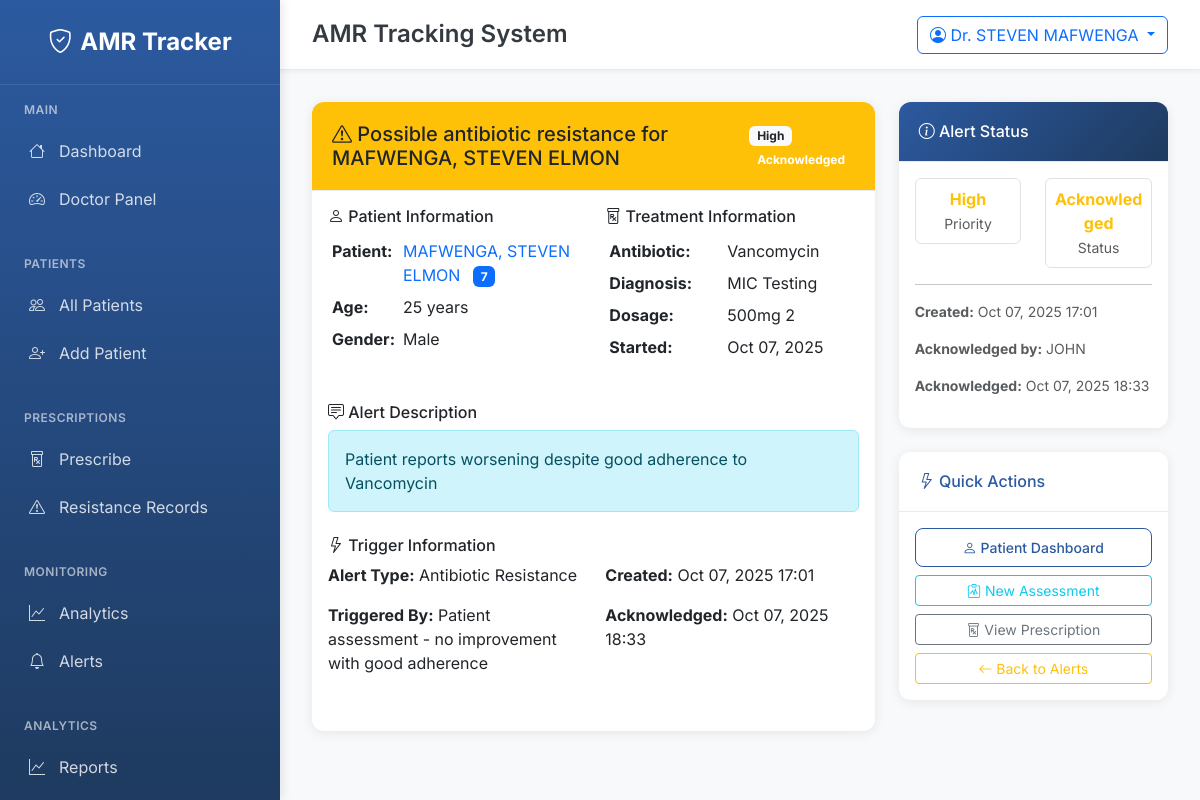
The page /alerts/11/ (signed in) on the database its author committed.
### amr_core/models.py (models this page shows, shortened)
class MedicineEffectivenessAlert(models.Model):
    ALERT_TYPE_CHOICES = [
        ('ineffective', 'Medicine Ineffective'),
        ('side_effects', 'Severe Side Effects'),
        ('resistance', 'Antibiotic Resistance'),
        ('adherence', 'Poor Adherence'),
        ('interaction', 'Drug Interaction'),
    ]
    PRIORITY_CHOICES = [
        ('low', 'Low'),
        ('medium', 'Medium'),
        ('high', 'High'),
        ('critical', 'Critical'),
    ]
    patient = models.ForeignKey(Patient, on_delete=models.CASCADE)
    prescription = models.ForeignKey(Prescription, on_delete=models.CASCADE)
    alert_type = models.CharField(max_length=20, choices=ALERT_TYPE_CHOICES)
    priority = models.CharField(max_length=10, choices=PRIORITY_CHOICES, default='medium')
    title = models.CharField(max_length=200)
    description = models.TextField()
    triggered_by = models.CharField(max_length=100, help_text="What triggered this alert")
    created_date = models.DateTimeField(auto_now_add=True)
    acknowledged_by = models.CharField(max_length=100, blank=True, null=True)
    acknowledged_date = models.DateTimeField(blank=True, null=True)
    status = models.CharField(max_length=20, choices=[
        ('active', 'Active'),
        ('acknowledged', 'Acknowledged'),
        ('resolved', 'Resolved'),
        ('dismissed', 'Dismissed'),
    ], default='active')
    recommended_alternatives = models.ManyToManyField(Antibiotic, blank=True, related_name='recommended_for')
    alternative_reasoning = models.TextField(blank=True, null=True)
    doctor_actions = models.TextField(blank=True, null=True, help_text="Actions taken by doctor")
    resolution_notes = models.TextField(blank=True, null=True)
    class Meta:
        ordering = ['-created_date', '-priority']

class Patient(models.Model):
    GENDER_CHOICES = [
        ('M', 'Male'),
        ('F', 'Female'),
        ('O', 'Other'),
    ]
    name = models.CharField(max_length=100)
    age = models.PositiveIntegerField(validators=[MinValueValidator(0), MaxValueValidator(150)])
    gender = models.CharField(max_length=1, choices=GENDER_CHOICES)
    phone = models.CharField(max_length=15, blank=True, null=True)
    email = models.EmailField(blank=True, null=True)
    medical_history = models.TextField(blank=True, null=True, help_text="JSON format or free text")
    allergies = models.TextField(blank=True, null=True)
    created_at = models.DateTimeField(auto_now_add=True)
    updated_at = models.DateTimeField(auto_now=True)
    class Meta:
        ordering = ['-created_at']

class Prescription(models.Model):
    STATUS_CHOICES = [
        ('active', 'Active'),
        ('completed', 'Completed'),
        ('cancelled', 'Cancelled'),
    ]
    doctor_name = models.CharField(max_length=100)
    patient = models.ForeignKey(Patient, on_delete=models.CASCADE)
    antibiotic = models.ForeignKey(Antibiotic, on_delete=models.CASCADE)
    diagnosis = models.TextField()
    dosage = models.CharField(max_length=100)
    frequency = models.CharField(max_length=100)
    duration = models.CharField(max_length=100, help_text="e.g., '7 days', '2 weeks'")
    date_prescribed = models.DateTimeField(auto_now_add=True)
    status = models.CharField(max_length=20, choices=STATUS_CHOICES, default='active')
    notes = models.TextField(blank=True, null=True)
    class Meta:
        ordering = ['-date_prescribed']

class Antibiotic(models.Model):
    ANTIBIOTIC_CLASSES = [
        ('penicillin', 'Penicillin'),
        ('cephalosporin', 'Cephalosporin'),
        ('fluoroquinolone', 'Fluoroquinolone'),
        ('macrolide', 'Macrolide'),
        ('tetracycline', 'Tetracycline'),
        ('aminoglycoside', 'Aminoglycoside'),
        ('sulfonamide', 'Sulfonamide'),
        ('carbapenem', 'Carbapenem'),
        ('other', 'Other'),
    ]
    name = models.CharField(max_length=100, unique=True)
    bacteria_targeted = models.CharField(max_length=200, help_text="Comma-separated list of targeted bacteria")
    class_type = models.CharField(max_length=50, choices=ANTIBIOTIC_CLASSES)
    description = models.TextField(blank=True, null=True)
    dosage_info = models.TextField(blank=True, null=True, help_text="Standard dosage information")
    contraindications = models.TextField(blank=True, null=True)
    created_at = models.DateTimeField(auto_now_add=True)
    class Meta:
        ordering = ['name']

### amr_core/views.py (the view, shortened to what this page needs)
# urls.py: path('alerts/<int:alert_id>/', views.alert_detail, name='alert_detail'),
@login_required
def alert_detail(request, alert_id):
    alert = get_object_or_404(MedicineEffectivenessAlert, id=alert_id)
    form = MedicineEffectivenessAlertForm(instance=alert)
    context = {
        'alert': alert,
        'form': form,
    }
    return render(request, 'amr_core/alert_detail.html', context)

### amr_core/templates/amr_core/alert_detail.html (shortened to what this page needs)
{% extends 'amr_core/base.html' %}
{% block content %}
<div class="row">
    <div class="col-lg-8">
        <div class="card mb-4">
            <div class="card-header d-flex justify-content-between align-items-center
                {% if alert.priority == 'critical' %}bg-danger text-white
                {% elif alert.priority == 'high' %}bg-warning text-dark
                {% elif alert.priority == 'medium' %}bg-info text-white
                {% else %}bg-secondary text-white{% endif %}">
                <h5 class="mb-0">
                    {% if alert.priority == 'critical' %}
                        <i class="bi bi-exclamation-triangle-fill"></i>
                    {% elif alert.priority == 'high' %}
                        <i class="bi bi-exclamation-triangle"></i>
                    {% else %}
                        <i class="bi bi-info-circle"></i>
                    {% endif %}
                    {{ alert.title }}
                </h5>
                <div>
                    <span class="badge bg-light text-dark me-2">{{ alert.get_priority_display }}</span>
                    <span class="badge
                        {% if alert.status == 'active' %}bg-danger
                        {% elif alert.status == 'acknowledged' %}bg-warning
                        {% elif alert.status == 'resolved' %}bg-success
                        {% else %}bg-secondary{% endif %}">
                        {{ alert.get_status_display }}
                    </span>
                </div>
            </div>
            <div class="card-body">
                <div class="row mb-4">
                    <div class="col-md-6">
                        <h6><i class="bi bi-person"></i> Patient Information</h6>
                        <table class="table table-sm table-borderless">
                            <tr>
                                <td><strong>Patient:</strong></td>
                                <td>
                                    <a href="{% url 'patient_dashboard' alert.patient.id %}" class="text-decoration-none">
                                        {{ alert.patient.name }}
                                    </a>
                                    <span class="badge bg-primary ms-2">{{ alert.patient.id }}</span>
                                </td>
                            </tr>
                            <tr>
                                <td><strong>Age:</strong></td>
                                <td>{{ alert.patient.age }} years</td>
                            </tr>
                            <tr>
                                <td><strong>Gender:</strong></td>
                                <td>{{ alert.patient.get_gender_display }}</td>
                            </tr>
                        </table>
                    </div>
                    <div class="col-md-6">
                        <h6><i class="bi bi-prescription"></i> Treatment Information</h6>
                        <table class="table table-sm table-borderless">
                            <tr>
                                <td><strong>Antibiotic:</strong></td>
                                <td>{{ alert.prescription.antibiotic.name }}</td>
                            </tr>
                            <tr>
                                <td><strong>Diagnosis:</strong></td>
                                <td>{{ alert.prescription.diagnosis }}</td>
                            </tr>
                            <tr>
                                <td><strong>Dosage:</strong></td>
                                <td>{{ alert.prescription.dosage }} {{ alert.prescription.frequency }}</td>
                            </tr>
                            <tr>
                                <td><strong>Started:</strong></td>
                                <td>{{ alert.prescription.date_prescribed|date:"M d, Y" }}</td>
                            </tr>
                        </table>
                    </div>
                </div>
                <div class="mb-4">
                    <h6><i class="bi bi-chat-square-text"></i> Alert Description</h6>
                    <div class="alert alert-info">
                        {{ alert.description }}
                    </div>
                </div>
                <div class="mb-4">
                    <h6><i class="bi bi-lightning"></i> Trigger Information</h6>
                    <div class="row">
                        <div class="col-md-6">
                            <p><strong>Alert Type:</strong> {{ alert.get_alert_type_display }}</p>
                            <p><strong>Triggered By:</strong> {{ alert.triggered_by }}</p>
                        </div>
                        <div class="col-md-6">
                            <p><strong>Created:</strong> {{ alert.created_date|date:"M d, Y H:i" }}</p>
                            {% if alert.acknowledged_date %}
                            <p><strong>Acknowledged:</strong> {{ alert.acknowledged_date|date:"M d, Y H:i" }}</p>
                            {% endif %}
                        </div>
                    </div>
                </div>
            </div>
        </div>
    </div>
    <div class="col-lg-4">
        <div class="card mb-4">
            <div class="card-header bg-hospital-primary text-white">
                <h6 class="mb-0">
                    <i class="bi bi-info-circle"></i> Alert Status
                </h6>
            </div>
            <div class="card-body">
                <div class="row text-center">
                    <div class="col-6">
                        <div class="border rounded p-2">
                            <div class="fw-bold
                                {% if alert.priority == 'critical' %}text-danger
                                {% elif alert.priority == 'high' %}text-warning
                                {% elif alert.priority == 'medium' %}text-info
                                {% else %}text-secondary{% endif %}">
                                {{ alert.get_priority_display }}
                            </div>
                            <small class="text-muted">Priority</small>
                        </div>
                    </div>
                    <div class="col-6">
                        <div class="border rounded p-2">
                            <div class="fw-bold
                                {% if alert.status == 'active' %}text-danger
                                {% elif alert.status == 'acknowledged' %}text-warning
                                {% elif alert.status == 'resolved' %}text-success
                                {% else %}text-secondary{% endif %}">
                                {{ alert.get_status_display }}
                            </div>
                            <small class="text-muted">Status</small>
                        </div>
                    </div>
                </div>
                <hr>
                <div class="small text-muted">
                    <p><strong>Created:</strong> {{ alert.created_date|date:"M d, Y H:i" }}</p>
                    {% if alert.acknowledged_by %}
                    <p><strong>Acknowledged by:</strong> {{ alert.acknowledged_by }}</p>
                    {% endif %}
                    {% if alert.acknowledged_date %}
                    <p><strong>Acknowledged:</strong> {{ alert.acknowledged_date|date:"M d, Y H:i" }}</p>
                    {% endif %}
                </div>
            </div>
        </div>
        <div class="card">
            <div class="card-header bg-hospital-light-blue">
                <h6 class="mb-0 text-hospital-primary">
                    <i class="bi bi-lightning"></i> Quick Actions
                </h6>
            </div>
            <div class="card-body">
                <div class="d-grid gap-2">
                    <a href="{% url 'patient_dashboard' alert.patient.id %}" class="btn btn-outline-hospital-primary btn-sm">
                        <i class="bi bi-person"></i> Patient Dashboard
                    </a>
                    <a href="{% url 'patient_assessment_with_prescription' alert.patient.id alert.prescription.id %}" class="btn btn-outline-info btn-sm">
                        <i class="bi bi-clipboard-pulse"></i> New Assessment
                    </a>
                    <a href="{% url 'prescription_success' alert.prescription.id %}" class="btn btn-outline-secondary btn-sm">
                        <i class="bi bi-prescription"></i> View Prescription
                    </a>
                    <a href="{% url 'medicine_alerts' %}" class="btn btn-outline-warning btn-sm">
                        <i class="bi bi-arrow-left"></i> Back to Alerts
                    </a>
                </div>
            </div>
        </div>
    </div>
</div>
{% endblock %}

### amr_core/templates/amr_core/includes/topbar.html (shortened to what this page needs)
<div class="topbar">
    <div class="d-flex align-items-center">
        <h1 class="topbar-title">{% block page_title %}AMR Tracking System{% endblock %}</h1>
    </div>
    <div class="topbar-actions">
        {% if user.is_authenticated %}
            <div class="dropdown">
                <button class="btn btn-outline-primary dropdown-toggle" type="button" data-bs-toggle="dropdown">
                    <i class="bi bi-person-circle"></i>
                    Dr. {{ user.get_full_name|default:user.username }}
                </button>
            </div>
        {% endif %}
    </div>
</div>

### amr_core/static/amr_core/css/custom.css (style rules this page uses)
:root { --hospital-blue: #2c5aa0; }
.text-hospital-primary { color: var(--hospital-blue) !important; }
.card { overflow: visible; }

### amr_core/templates/amr_core/base.html (style rules this page uses)
:root { --hospital-blue: #2c5aa0; --hospital-light-blue: #e8f2ff; --hospital-green: #28a745; --hospital-red: #dc3545; --hospital-orange: #fd7e14; --hospital-gray: #6c757d; --hospital-dark: #343a40; --hospital-light: #f8f9fa; --sidebar-width: 280px; --topbar-height: 70px; }
* { margin: 0; padding: 0; box-sizing: border-box; }
body { font-family: 'Inter', sans-serif; background-color: var(--hospital-light); color: var(--hospital-dark); overflow-x: hidden; }
.topbar { height: var(--topbar-height); background: white; border-bottom: 1px solid #e9ecef; display: flex; align-items: center; justify-content: space-between; padding: 0 2rem; box-shadow: 0 2px 4px rgba(0,0,0,0.05); position: sticky; top: 0; z-index: 999; }
.topbar-title { font-size: 1.5rem; font-weight: 600; color: var(--hospital-dark); margin: 0; }
.topbar-actions { display: flex; align-items: center; gap: 1rem; }
.card { border: none; border-radius: 12px; box-shadow: 0 2px 12px rgba(0,0,0,0.08); transition: all 0.3s ease; }
.card-header { background: white; border-bottom: 1px solid #e9ecef; border-radius: 12px 12px 0 0 !important; padding: 1.25rem; }
.bg-hospital-primary { background: linear-gradient(135deg, var(--hospital-blue) 0%, #1e3a5f 100%); }
.btn-outline-hospital-primary { border-color: var(--hospital-blue); color: var(--hospital-blue); background: transparent; font-weight: 500; border-radius: 8px; padding: 0.5rem 1.5rem; transition: all 0.3s ease; }

### rows shown on the page
MedicineEffectivenessAlert: title "Possible antibiotic resistance for MAFWENGA, STEVEN ELMON", priority "High", status "Acknowledged", patient.name "MAFWENGA, STEVEN ELMON", patient.id "7", patient.age "25", patient.gender "Male", prescription.antibiotic.name "Vancomycin", prescription.diagnosis "MIC Testing", prescription.dosage "500mg", prescription.frequency "2", prescription.date_prescribed "Oct 07, 2025", description "Patient reports worsening despite good adherence to Vancomycin", alert_type "Antibiotic Resistance", triggered_by "Patient assessment - no improvement with good adherence", created_date "Oct 07, 2025 17:01", acknowledged_date "Oct 07, 2025 18:33", acknowledged_by "JOHN"

### other values the page prints
{{ user.get_full_name|default:user.username }} "STEVEN MAFWENGA"
